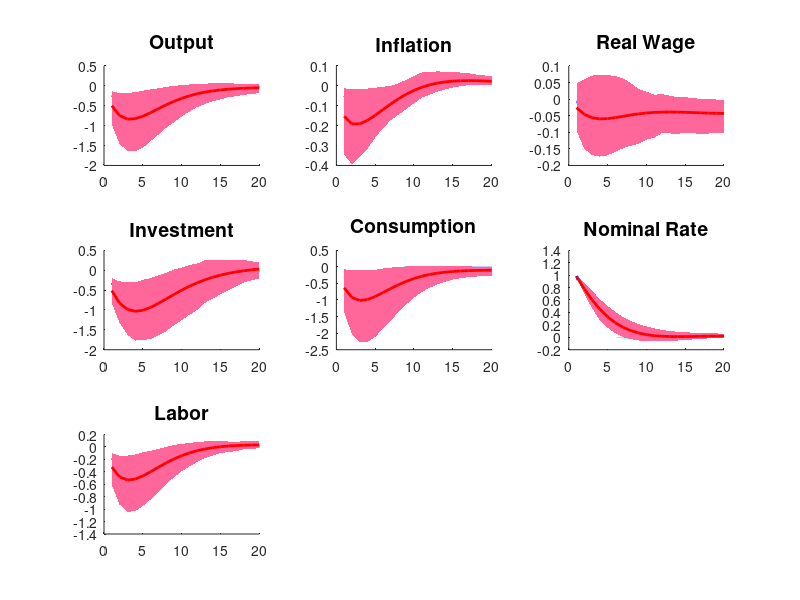
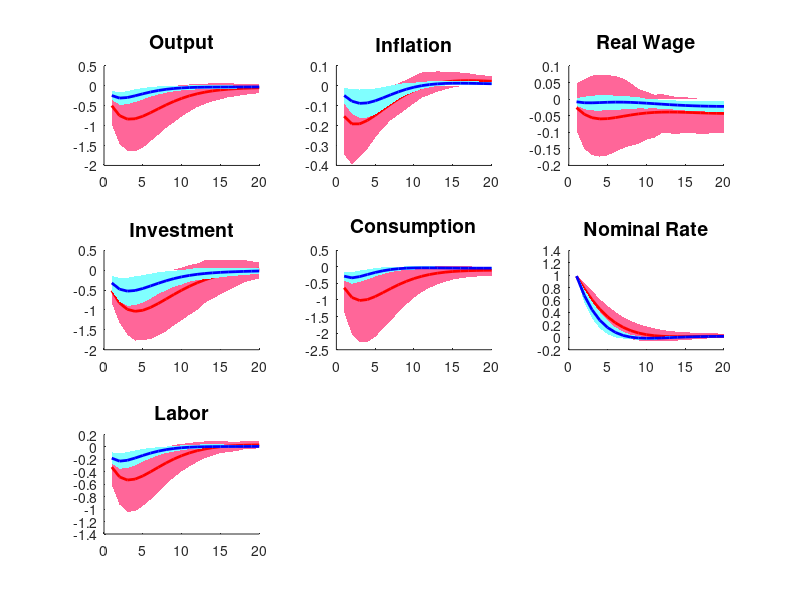

Write the MATLAB code that produced these figures, in order.
%
%
%   Figure 3 
%
%


%
%   Graph of Impulse Response Function 
%
%
%

case_A = 1 %  on-> 1,  off-> 0
case_B = 1 %  on-> 1,  off-> 0

case_data_rich = 3;  % Case A =1, Case B = 2,  Case C =3 


n = 7;  % number of shocks 
T = 20;  % number of horizon


load irf_A_MP.txt
      AAA=irf_A_MP;
      AA=zeros(T,3*n);

%       figure(1)
      
 if case_data_rich == 2    
     load irf_B_MP.txt
     BBB=irf_B_MP
     BB=zeros(T,3*n);
     figure(2)
 end
     
 if case_data_rich == 3    
     load irf_C_MP.txt
     BBB=irf_C_MP
     BB=zeros(T,3*n);
     figure(3)
     
 end
 
 


AA=zeros(20,3*n);

title_name={ 'Output' ;    'Inflation' ;   'Real Wage' ;   'Investment' ;   'Consumption' ;           
           'Nominal Rate' ;    'Labor'  ;   'Output 2' ;  'Inflation 2' ;   'Real Wage 2' ;  
		   'Investment 2' ;  'Consumption 2' ;  'Nominal Rate 2' ;                      
           'Labor 2'  ;   'Output 3' ;  'Inflation 3' ;   'Real Wage 3' ;  
		   'Investment 3' ;      'Consumption 3' ;   'Nominal Rate 3' ;      
           'Labor 3'  ;
		   'Consumption 4' ; 'Consumption 5' ;'Consumption 6'; 'Consumption 7' ; 'Consumption 8' ; 
     'output 4' ; 'output 5' ; 'output 6' ;
     'output 7' ; 'output 8'  ; 'Labor 4' ; 'Labor 5' ; 'Labor 6' ; 'Interest Rate4'; 
      'Interest Rate 5'; 'Interest Rate 6' ; 'Interest Rate 7' ; 'Interest Rate 8' ;
      'Inflation 4' ; 'Inflation 5' ; 'Inflation 6' ; 'Inflation 7' ; 'Inflation 8' ; 
       'Inflation 9' ; 'Inflation 10'; 'Stock Price 1' ; 'Stock Price 2' ; 'Stock Price 3' ; 
	   'Commodity Price 1' ; 'Commodity Price 2' ; 'Money Stock 1' ; 'Money Stock 2' ;
	   'Exchange Rate' ; 'Real Exchange Rate'; };

for i=1:n
    AA(:,1+(i-1)*3:3+(i-1)*3)=AAA((i-1)*20+1:(i-1)*20+20,1:3);
        
    BB(:,1+(i-1)*3:3+(i-1)*3)=BBB((i-1)*T+1:(i-1)*T+T,1:3);
end



   % figure(1)

    
for j=1:7
           
   subplot(3,3,j)
%for j=1+7*(k-1):k*7  
%   subplot(3,3,j-7*(k-1))
   hold on
   
   
  if case_A == 1
%       for i=0:0.01:1
%          plot(1:20,AA(:,3+3*(j-1))-i*(AA(:,3+3*(j-1))-AA(:,2+3*(j-1))),'c','LineWidth',2)    
%       end

         h=area(1:20,[ AA(:,2+3*(j-1))  (AA(:,3+3*(j-1))-AA(:,2+3*(j-1))) ] );
          set(h(1),'FaceColor',[1 1 1])        % [.5 0 0])
          set(h(2),'FaceColor',[0.5 1 1])      
          set(h,'LineStyle','none','LineWidth',0.5) % Set all to same value


   
         plot(1:20,AA(:,1+3*(j-1)),'b','LineWidth',2)
  end
   
   
  if case_B == 1
%       for i=0:0.01:1
%          plot(1:20,BB(:,3+3*(j-1))-i*(BB(:,3+3*(j-1))-BB(:,2+3*(j-1))),'Color',[1 0.4 0.6],'LineWidth',2)    
%       end

        h=area(1:20,[ BB(:,2+3*(j-1))  (BB(:,3+3*(j-1))-BB(:,2+3*(j-1))) ] );
          set(h(1),'FaceColor',[1 1 1])        % [.5 0 0])
          set(h(2),'FaceColor',[1 0.4 0.6])   % Pink     
          set(h,'LineStyle','none','LineWidth',0.5) % Set all to same value

   
         plot(1:20,BB(:,1+3*(j-1)),'r','LineWidth',2)
  end
  
  
      
      hold off
      title( title_name(j),'FontSize',14  )  
end



  figure(4)

    
for j=1:7
           
   subplot(3,3,j)
%for j=1+7*(k-1):k*7  
%   subplot(3,3,j-7*(k-1))
   hold on
   
     
  if case_B == 1
%       for i=0:0.01:1
%          plot(1:20,BB(:,3+3*(j-1))-i*(BB(:,3+3*(j-1))-BB(:,2+3*(j-1))),'Color',[1 0.4 0.6],'LineWidth',2)    
%       end

          h=area(1:20,[ BB(:,2+3*(j-1))  (BB(:,3+3*(j-1))-BB(:,2+3*(j-1))) ] );
          set(h(1),'FaceColor',[1 1 1])        % [.5 0 0])
          set(h(2),'FaceColor',[1 0.4 0.6])      
          set(h,'LineStyle','none','LineWidth',0.5) % Set all to same value

   
         plot(1:20,BB(:,1+3*(j-1)),'r','LineWidth',2)
  end
  
  
  
  if case_A == 1
%       for i=0:0.01:1
%          plot(1:20,AA(:,3+3*(j-1))-i*(AA(:,3+3*(j-1))-AA(:,2+3*(j-1))),'c','LineWidth',2)    
%       end
      
          h=area(1:20,[ AA(:,2+3*(j-1))  (AA(:,3+3*(j-1))-AA(:,2+3*(j-1))) ] );
          set(h(1),'FaceColor',[1 1 1])        % [.5 0 0])
          set(h(2),'FaceColor',[0.5 1 1])      
          set(h,'LineStyle','none','LineWidth',0.5) % Set all to same value
      
   
         plot(1:20,AA(:,1+3*(j-1)),'b','LineWidth',2)
  end
   
  
      
      hold off
      title( title_name(j),'FontSize',14  )  
end



